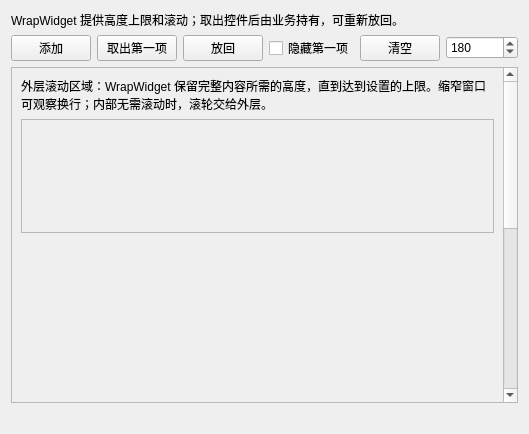
<?xml version='1.0' encoding='utf-8'?>
<ui version="4.0">
 <class>WrapWrapWidgetPage</class>
 <widget class="QWidget" name="WrapWrapWidgetPage">
  <layout class="QVBoxLayout" name="pageLayout" stretch="0,0,1,0">
   <item>
    <widget class="QLabel" name="description">
     <property name="text">
      <string>WrapWidget 提供高度上限和滚动；取出控件后由业务持有，可重新放回。</string>
     </property>
     <property name="wordWrap">
      <bool>true</bool>
     </property>
    </widget>
   </item>
   <item>
    <layout class="QHBoxLayout" name="controls">
     <item>
      <widget class="QPushButton" name="add">
       <property name="text">
        <string>添加</string>
       </property>
      </widget>
     </item>
     <item>
      <widget class="QPushButton" name="take">
       <property name="text">
        <string>取出第一项</string>
       </property>
      </widget>
     </item>
     <item>
      <widget class="QPushButton" name="restore">
       <property name="text">
        <string>放回</string>
       </property>
      </widget>
     </item>
     <item>
      <widget class="QCheckBox" name="hide">
       <property name="text">
        <string>隐藏第一项</string>
       </property>
      </widget>
     </item>
     <item>
      <widget class="QPushButton" name="clear">
       <property name="text">
        <string>清空</string>
       </property>
      </widget>
     </item>
     <item>
      <widget class="QSpinBox" name="maximum">
       <property name="minimum">
        <number>0</number>
       </property>
       <property name="maximum">
        <number>400</number>
       </property>
       <property name="value">
        <number>180</number>
       </property>
       <property name="specialValueText"><string>高度不限</string></property>
      </widget>
     </item>
    </layout>
   </item>
   <item><widget class="QScrollArea" name="outerScrollArea">
    <property name="widgetResizable"><bool>true</bool></property>
    <property name="minimumSize"><size><width>0</width><height>160</height></size></property>
    <widget class="QWidget" name="scrollContent">
     <layout class="QVBoxLayout" name="outerContentLayout">
      <item><widget class="QLabel" name="outerHint">
       <property name="wordWrap"><bool>true</bool></property>
       <property name="text"><string>外层滚动区域：WrapWidget 保留完整内容所需的高度，直到达到设置的上限。缩窄窗口可观察换行；内部无需滚动时，滚轮交给外层。</string></property>
      </widget></item>
      <item><widget class="viv::WrapWidget" name="view" /></item>
      <item><spacer name="outerSpacer">
       <property name="sizeType"><enum>QSizePolicy::MinimumExpanding</enum></property>
       <property name="orientation"><enum>Qt::Vertical</enum></property>
       <property name="sizeHint" stdset="0"><size><width>20</width><height>500</height></size></property>
      </spacer></item>
      <item><widget class="QLabel" name="outerBottom"><property name="text"><string>外层内容底部</string></property></widget></item>
     </layout>
    </widget>
   </widget></item>
   <item>
    <widget class="QLabel" name="status">
     <property name="wordWrap">
      <bool>true</bool>
     </property>
    </widget>
   </item>
  </layout>
 </widget>
 <customwidgets>
  <customwidget>
   <class>viv::WrapWidget</class>
   <extends>QScrollArea</extends>
   <header>virtualitemviews/wrapwidget.h</header>
  </customwidget>
 </customwidgets>
 <resources />
 <connections />
</ui>
